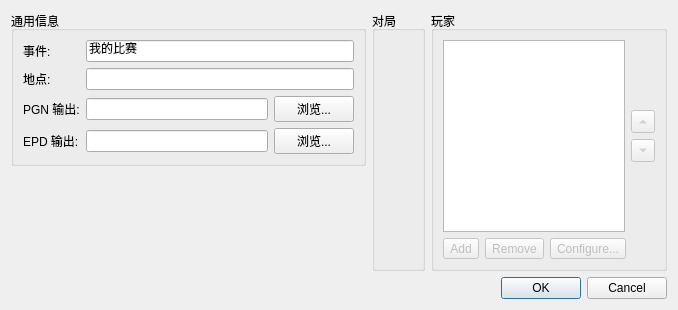
<?xml version="1.0" encoding="UTF-8"?>
<ui version="4.0">
 <class>NewTournamentDialog</class>
 <widget class="QDialog" name="NewTournamentDialog">
  <property name="geometry">
   <rect>
    <x>0</x>
    <y>0</y>
    <width>572</width>
    <height>203</height>
   </rect>
  </property>
  <property name="windowTitle">
   <string>新建比赛</string>
  </property>
  <layout class="QVBoxLayout" name="verticalLayout">
   <property name="sizeConstraint">
    <enum>QLayout::SetFixedSize</enum>
   </property>
   <item>
    <layout class="QHBoxLayout" name="horizontalLayout_7" stretch="3,0,2">
     <item>
      <layout class="QVBoxLayout" name="verticalLayout_5" stretch="0,0,0">
       <item>
        <widget class="QGroupBox" name="groupBox_3">
         <property name="title">
          <string>通用信息</string>
         </property>
         <layout class="QFormLayout" name="formLayout_2">
          <item row="0" column="0">
           <widget class="QLabel" name="label_3">
            <property name="text">
             <string>事件:</string>
            </property>
            <property name="buddy">
             <cstring>m_nameEdit</cstring>
            </property>
           </widget>
          </item>
          <item row="0" column="1">
           <widget class="QLineEdit" name="m_nameEdit">
            <property name="text">
             <string>我的比赛</string>
            </property>
            <property name="maxLength">
             <number>127</number>
            </property>
           </widget>
          </item>
          <item row="1" column="0">
           <widget class="QLabel" name="label_4">
            <property name="text">
             <string>地点:</string>
            </property>
            <property name="buddy">
             <cstring>m_siteEdit</cstring>
            </property>
           </widget>
          </item>
          <item row="1" column="1">
           <widget class="QLineEdit" name="m_siteEdit">
            <property name="maxLength">
             <number>127</number>
            </property>
           </widget>
          </item>
          <item row="2" column="0">
           <widget class="QLabel" name="label_5">
            <property name="text">
             <string>PGN 输出:</string>
            </property>
            <property name="buddy">
             <cstring>m_pgnoutEdit</cstring>
            </property>
           </widget>
          </item>
          <item row="2" column="1">
           <layout class="QHBoxLayout" name="horizontalLayout_2">
            <item>
             <widget class="QLineEdit" name="m_pgnoutEdit">
              <property name="sizePolicy">
               <sizepolicy hsizetype="Expanding" vsizetype="Fixed">
                <horstretch>0</horstretch>
                <verstretch>0</verstretch>
               </sizepolicy>
              </property>
              <property name="text">
               <string/>
              </property>
             </widget>
            </item>
            <item>
             <widget class="QPushButton" name="m_browsePgnoutBtn">
              <property name="sizePolicy">
               <sizepolicy hsizetype="Minimum" vsizetype="Fixed">
                <horstretch>0</horstretch>
                <verstretch>0</verstretch>
               </sizepolicy>
              </property>
              <property name="text">
               <string>浏览...</string>
              </property>
             </widget>
            </item>
           </layout>
          </item>
          <item row="3" column="0">
           <widget class="QLabel" name="label">
            <property name="text">
             <string>EPD 输出:</string>
            </property>
           </widget>
          </item>
          <item row="3" column="1">
           <layout class="QHBoxLayout" name="horizontalLayout">
            <property name="bottomMargin">
             <number>0</number>
            </property>
            <item>
             <widget class="QLineEdit" name="m_epdoutEdit"/>
            </item>
            <item>
             <widget class="QPushButton" name="m_browseEpdoutBtn">
              <property name="text">
               <string>浏览...</string>
              </property>
             </widget>
            </item>
           </layout>
          </item>
         </layout>
        </widget>
       </item>
       <item>
        <widget class="TournamentSettingsWidget" name="m_tournamentSettings" native="true"/>
       </item>
       <item>
        <spacer name="verticalSpacer_3">
         <property name="orientation">
          <enum>Qt::Vertical</enum>
         </property>
         <property name="sizeHint" stdset="0">
          <size>
           <width>20</width>
           <height>40</height>
          </size>
         </property>
        </spacer>
       </item>
      </layout>
     </item>
     <item>
      <widget class="QGroupBox" name="groupBox_6">
       <property name="title">
        <string>对局</string>
       </property>
       <layout class="QVBoxLayout" name="verticalLayout_6">
        <item>
         <widget class="GameSettingsWidget" name="m_gameSettings" native="true"/>
        </item>
       </layout>
      </widget>
     </item>
     <item>
      <layout class="QVBoxLayout" name="verticalLayout_4">
       <item>
        <widget class="QGroupBox" name="groupBox">
         <property name="autoFillBackground">
          <bool>false</bool>
         </property>
         <property name="title">
          <string>玩家</string>
         </property>
         <property name="flat">
          <bool>false</bool>
         </property>
         <property name="checkable">
          <bool>false</bool>
         </property>
         <layout class="QVBoxLayout" name="verticalLayout_2">
          <item>
           <layout class="QHBoxLayout" name="horizontalLayout_4">
            <item>
             <widget class="QListView" name="m_playersList">
              <property name="minimumSize">
               <size>
                <width>140</width>
                <height>0</height>
               </size>
              </property>
              <property name="selectionMode">
               <enum>QAbstractItemView::ExtendedSelection</enum>
              </property>
              <property name="selectionBehavior">
               <enum>QAbstractItemView::SelectRows</enum>
              </property>
             </widget>
            </item>
            <item>
             <layout class="QVBoxLayout" name="verticalLayout_3">
              <item>
               <spacer name="verticalSpacer">
                <property name="orientation">
                 <enum>Qt::Vertical</enum>
                </property>
                <property name="sizeHint" stdset="0">
                 <size>
                  <width>20</width>
                  <height>40</height>
                 </size>
                </property>
               </spacer>
              </item>
              <item>
               <widget class="QToolButton" name="m_moveEngineUpBtn">
                <property name="enabled">
                 <bool>false</bool>
                </property>
                <property name="text">
                 <string/>
                </property>
                <property name="arrowType">
                 <enum>Qt::UpArrow</enum>
                </property>
               </widget>
              </item>
              <item>
               <widget class="QToolButton" name="m_moveEngineDownBtn">
                <property name="enabled">
                 <bool>false</bool>
                </property>
                <property name="text">
                 <string/>
                </property>
                <property name="arrowType">
                 <enum>Qt::DownArrow</enum>
                </property>
               </widget>
              </item>
              <item>
               <spacer name="verticalSpacer_2">
                <property name="orientation">
                 <enum>Qt::Vertical</enum>
                </property>
                <property name="sizeHint" stdset="0">
                 <size>
                  <width>20</width>
                  <height>40</height>
                 </size>
                </property>
               </spacer>
              </item>
             </layout>
            </item>
           </layout>
          </item>
          <item>
           <layout class="QHBoxLayout" name="horizontalLayout_3">
            <item>
             <widget class="QToolButton" name="m_addEngineBtn">
              <property name="enabled">
               <bool>false</bool>
              </property>
              <property name="sizePolicy">
               <sizepolicy hsizetype="Fixed" vsizetype="Fixed">
                <horstretch>0</horstretch>
                <verstretch>0</verstretch>
               </sizepolicy>
              </property>
              <property name="text">
               <string>Add</string>
              </property>
              <property name="icon">
               <iconset resource="../res/icons/icons.qrc">
                <normaloff>:/icons/toolbutton/add_16x16.png</normaloff>:/icons/toolbutton/add_16x16.png</iconset>
              </property>
             </widget>
            </item>
            <item>
             <widget class="QToolButton" name="m_removeEngineBtn">
              <property name="enabled">
               <bool>false</bool>
              </property>
              <property name="text">
               <string>Remove</string>
              </property>
              <property name="icon">
               <iconset resource="../res/icons/icons.qrc">
                <normaloff>:/icons/toolbutton/remove_16x16.png</normaloff>:/icons/toolbutton/remove_16x16.png</iconset>
              </property>
              <property name="toolButtonStyle">
               <enum>Qt::ToolButtonIconOnly</enum>
              </property>
             </widget>
            </item>
            <item>
             <widget class="QToolButton" name="m_configureEngineBtn">
              <property name="enabled">
               <bool>false</bool>
              </property>
              <property name="text">
               <string>Configure...</string>
              </property>
              <property name="icon">
               <iconset resource="../res/icons/icons.qrc">
                <normaloff>:/icons/toolbutton/configure_16x16.png</normaloff>:/icons/toolbutton/configure_16x16.png</iconset>
              </property>
             </widget>
            </item>
            <item>
             <spacer name="horizontalSpacer">
              <property name="orientation">
               <enum>Qt::Horizontal</enum>
              </property>
              <property name="sizeHint" stdset="0">
               <size>
                <width>40</width>
                <height>20</height>
               </size>
              </property>
             </spacer>
            </item>
           </layout>
          </item>
         </layout>
        </widget>
       </item>
      </layout>
     </item>
    </layout>
   </item>
   <item>
    <widget class="QDialogButtonBox" name="buttonBox">
     <property name="enabled">
      <bool>true</bool>
     </property>
     <property name="orientation">
      <enum>Qt::Horizontal</enum>
     </property>
     <property name="standardButtons">
      <set>QDialogButtonBox::Cancel|QDialogButtonBox::Ok</set>
     </property>
    </widget>
   </item>
  </layout>
 </widget>
 <customwidgets>
  <customwidget>
   <class>GameSettingsWidget</class>
   <extends>QWidget</extends>
   <header>src/gamesettingswidget.h</header>
   <container>1</container>
  </customwidget>
  <customwidget>
   <class>TournamentSettingsWidget</class>
   <extends>QWidget</extends>
   <header>src/tournamentsettingswidget.h</header>
   <container>1</container>
  </customwidget>
 </customwidgets>
 <resources>
  <include location="../res/icons/icons.qrc"/>
 </resources>
 <connections>
  <connection>
   <sender>buttonBox</sender>
   <signal>accepted()</signal>
   <receiver>NewTournamentDialog</receiver>
   <slot>accept()</slot>
   <hints>
    <hint type="sourcelabel">
     <x>248</x>
     <y>254</y>
    </hint>
    <hint type="destinationlabel">
     <x>157</x>
     <y>274</y>
    </hint>
   </hints>
  </connection>
  <connection>
   <sender>buttonBox</sender>
   <signal>rejected()</signal>
   <receiver>NewTournamentDialog</receiver>
   <slot>reject()</slot>
   <hints>
    <hint type="sourcelabel">
     <x>316</x>
     <y>260</y>
    </hint>
    <hint type="destinationlabel">
     <x>286</x>
     <y>274</y>
    </hint>
   </hints>
  </connection>
 </connections>
</ui>
